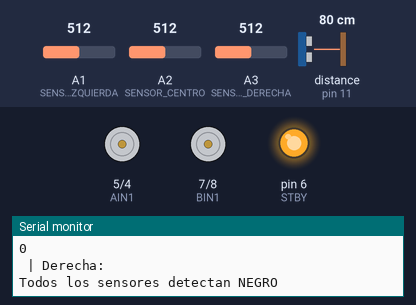
Simulated run of this sketch. Board: Arduino Uno, built with avr-gcc and run on an emulated ATmega328P. On the bench: motor-driver pin pairs drawn as motors (green arrow = first pin HIGH = forward, orange = second pin HIGH = backward, longer = more drive, scaled by the enable pin, stopped while the standby pin is LOW), output pins drawn as LEDs (lit = HIGH), the last lines printed to the serial monitor. Wiring (inferred from the names in the program): ultrasonic range finder: trigger pin 10; echo pin 11. The inputs (shaded band) are chosen by the test bench; at power-on: A2 (SENSOR_CENTRO) = 512, A1 (SENSOR_IZQUIERDA) = 512, distance to the obstacle (sensor on pin 11) 80 cm, A3 (SENSOR_DERECHA) = 512. The echo pulse lasts 58.3 µs per cm; pins used as bus, display or sensor lines are not drawn.

Above: at 1.2 s.
1.3 s: A2 (SENSOR_CENTRO) set to 525
At 1.58 s:
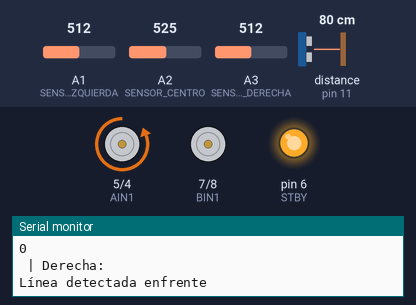
4.3 s: A1 (SENSOR_IZQUIERDA) set to 531
7.3 s: distance to the obstacle (sensor on pin 11) set to 33 cm
10.3 s: distance to the obstacle (sensor on pin 11) set to 27 cm
At 10.34 s:
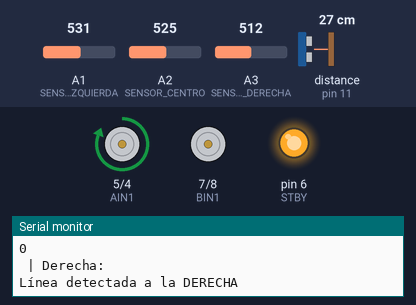
13.3 s: A3 (SENSOR_DERECHA) set to 716
15.1 s: A1 (SENSOR_IZQUIERDA) set to 502
At 15.4 s:
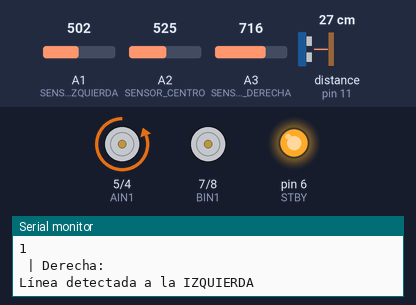
Timing chart, 0 to 19.1 s (numbered marks = the images above; inputs shaded):
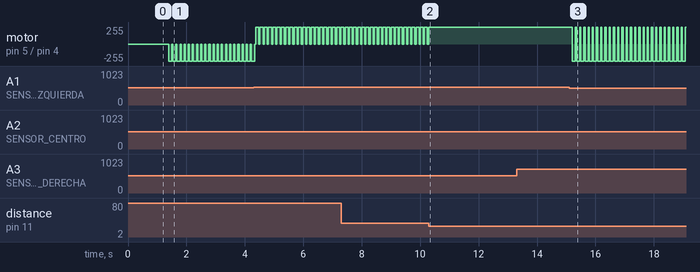

Measured:
- the behaviour switches between 512 and 513 on A2 (SENSOR_CENTRO) (found by bisection; images 0 and 1)
- the behaviour switches between 31 and 30 cm on distance to the obstacle (sensor on pin 11) (found by bisection; images 1 and 2)
- after the input at 1.3 s, motor on pin 5 (AIN1) / pin 4 (AIN2): alternates backward 255/255 for 0.11 s and stopped for 0.04 s, starting after 0.09 s
- after the input at 10.3 s, motor on pin 5 (AIN1) / pin 4 (AIN2): stops changing and stays forward 255/255
- after the input at 15.1 s, motor on pin 5 (AIN1) / pin 4 (AIN2): alternates forward 255/255 for 0.04 s and backward 255/255 for 0.10 s, starting after 0.11 s

The sketch:

IKA-602.SM.INIT.ino
```cpp
#define GO 13
#define RDY A0

#define SENSOR_IZQUIERDA A1
#define SENSOR_CENTRO A2
#define SENSOR_DERECHA A3

int PWM_A = 3;
int AIN2 = 4;
int AIN1 = 5;
int STBY = 6;
int BIN1 = 7;
int BIN2 = 8;
int PWM_B = 9;

int Trigger=10;
int Echo=11;


void setup() {
    pinMode(GO,INPUT);
    pinMode(RDY,INPUT);

    pinMode(SENSOR_IZQUIERDA, INPUT);
    pinMode(SENSOR_CENTRO, INPUT);
    pinMode(SENSOR_DERECHA, INPUT);

    pinMode(PWM_A, OUTPUT);
    pinMode(AIN1, OUTPUT);
    pinMode(AIN2, OUTPUT);
    pinMode(PWM_B, OUTPUT);
    pinMode(BIN1, OUTPUT);
    pinMode(BIN2, OUTPUT);
    pinMode(STBY, OUTPUT);

    pinMode(Trigger,OUTPUT);
    pinMode(Echo, INPUT);


    digitalWrite(STBY, HIGH);
    Serial.begin(9600);
}

void  motores(int velA, int dirA, int velB, int dirB){
    digitalWrite(AIN1, dirA);
    digitalWrite(AIN2, !dirA); //Niega la velocidad derecha, si es HIGH lo pasa a LOW y viceversa
    digitalWrite(PWM_A, velA);

    digitalWrite(BIN1, dirB);
    digitalWrite(BIN2, !dirB); //Niega la velocidad derecha, si es HIGH lo pasa a LOW y viceversa
    digitalWrite(PWM_A, velB);
}

      float distancia(){
              digitalWrite(Trigger, LOW);
              delayMicroseconds(2);
              digitalWrite(Trigger, HIGH);
              delayMicroseconds(5);
              digitalWrite(Trigger,LOW);
              long tiempo = pulseIn(Echo, HIGH);
              return (tiempo * 0.0343) / 2;
              Serial.println(tiempo);
            }
            //vgffvvyyyfgvygygygygvgggyvfgg
            //Prueba 2


void loop() {
//if(GO==HIGH){
    float medida= distancia();
    Serial.print("Distancia:"); Serial.print(medida);Serial.print("cm");
    if(medida> 0 && medida < 30){
      motores(150, HIGH, 150,  HIGH);
    } else {
      motores(0, HIGH, 0, HIGH);
    }
    delay(20);

    int izquierda = analogRead(SENSOR_IZQUIERDA) > 512 ? 1 : 0;
    int centro = analogRead(SENSOR_CENTRO)> 512 ? 1 : 0;
    int derecha = analogRead(SENSOR_DERECHA)> 512 ? 1 : 0;

    Serial.println(" \t ");
    Serial.print(izquierda); Serial.println(" | Izquierda: ");
    Serial.print(centro);    Serial.println(" | Centro: ");
    Serial.println(derecha); Serial.println(" | Derecha: ");

    // Detectar línea
    if (izquierda == 0 && centro == 0 && derecha == 0) {
        Serial.println("Todos los sensores detectan NEGRO");
    }


    else if (izquierda == 1 && centro == 1 && derecha == 1) {
        Serial.println("Todos los sensores detectan BLANCO");
    }


    else if (izquierda == 1 && centro == 0 && derecha == 1) {
        Serial.println("Línea detectada en el CENTRO");
        motores(150, HIGH, 150,  HIGH); //avanzar hacia enfrente
    }


    else if (izquierda == 0 && centro == 1 && derecha == 1) {
        Serial.println("Línea detectada a la IZQUIERDA");
        motores(100, LOW, 150, HIGH); // girrar a la izquierda
    }


    else if (izquierda == 1 && centro == 1 && derecha == 0) {
        Serial.println("Línea detectada a la DERECHA");
        motores(150, HIGH, 100, LOW); //girar a la derecha
    }


    else if(izquierda==0 && centro==1 && derecha ==0){
      Serial.println("Línea detectada enfrente");
      motores(150, LOW, 150, LOW); //retroceder
    }

    delay(100);


//}
}
```
